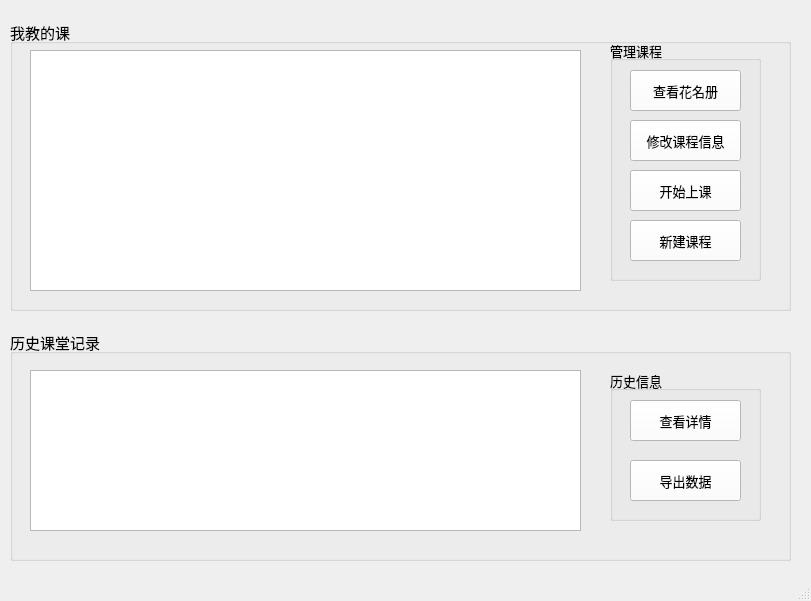
<?xml version="1.0" encoding="UTF-8"?>
<ui version="4.0">
 <class>MainWindow</class>
 <widget class="QMainWindow" name="MainWindow">
  <property name="geometry">
   <rect>
    <x>0</x>
    <y>0</y>
    <width>811</width>
    <height>601</height>
   </rect>
  </property>
  <property name="windowTitle">
   <string>MainWindow</string>
  </property>
  <widget class="QWidget" name="centralwidget">
   <widget class="QGroupBox" name="groupBox_2">
    <property name="geometry">
     <rect>
      <x>10</x>
      <y>20</y>
      <width>781</width>
      <height>291</height>
     </rect>
    </property>
    <property name="font">
     <font>
      <pointsize>11</pointsize>
     </font>
    </property>
    <property name="title">
     <string>我教的课</string>
    </property>
    <widget class="QTableView" name="classTable">
     <property name="geometry">
      <rect>
       <x>20</x>
       <y>30</y>
       <width>551</width>
       <height>241</height>
      </rect>
     </property>
    </widget>
    <widget class="QGroupBox" name="groupBox">
     <property name="geometry">
      <rect>
       <x>600</x>
       <y>20</y>
       <width>151</width>
       <height>241</height>
      </rect>
     </property>
     <property name="font">
      <font>
       <family>Arial</family>
       <pointsize>10</pointsize>
       <weight>50</weight>
       <bold>false</bold>
      </font>
     </property>
     <property name="title">
      <string>管理课程</string>
     </property>
     <widget class="QPushButton" name="namelistBtn">
      <property name="geometry">
       <rect>
        <x>20</x>
        <y>30</y>
        <width>111</width>
        <height>41</height>
       </rect>
      </property>
      <property name="styleSheet">
       <string notr="true">background-color: rgb(255, 255, 255);</string>
      </property>
      <property name="text">
       <string>查看花名册</string>
      </property>
     </widget>
     <widget class="QPushButton" name="claInfEditBtn">
      <property name="geometry">
       <rect>
        <x>20</x>
        <y>80</y>
        <width>111</width>
        <height>41</height>
       </rect>
      </property>
      <property name="styleSheet">
       <string notr="true">background-color: rgb(255, 255, 255);</string>
      </property>
      <property name="text">
       <string>修改课程信息</string>
      </property>
     </widget>
     <widget class="QPushButton" name="newRoomBtn">
      <property name="geometry">
       <rect>
        <x>20</x>
        <y>130</y>
        <width>111</width>
        <height>41</height>
       </rect>
      </property>
      <property name="font">
       <font>
        <family>Arial</family>
        <pointsize>10</pointsize>
        <weight>50</weight>
        <bold>false</bold>
       </font>
      </property>
      <property name="styleSheet">
       <string notr="true">background-color: rgb(255, 255, 255);</string>
      </property>
      <property name="text">
       <string>开始上课</string>
      </property>
     </widget>
     <widget class="QPushButton" name="new_calss_Btn">
      <property name="geometry">
       <rect>
        <x>20</x>
        <y>180</y>
        <width>111</width>
        <height>41</height>
       </rect>
      </property>
      <property name="font">
       <font>
        <family>SimSun</family>
        <pointsize>10</pointsize>
        <weight>50</weight>
        <bold>false</bold>
       </font>
      </property>
      <property name="styleSheet">
       <string notr="true">background-color: rgb(255, 255, 255);</string>
      </property>
      <property name="text">
       <string>新建课程</string>
      </property>
     </widget>
    </widget>
   </widget>
   <widget class="QGroupBox" name="groupBox_3">
    <property name="geometry">
     <rect>
      <x>10</x>
      <y>330</y>
      <width>781</width>
      <height>231</height>
     </rect>
    </property>
    <property name="font">
     <font>
      <pointsize>11</pointsize>
     </font>
    </property>
    <property name="title">
     <string>历史课堂记录</string>
    </property>
    <widget class="QTableView" name="reportsTable">
     <property name="geometry">
      <rect>
       <x>20</x>
       <y>40</y>
       <width>551</width>
       <height>161</height>
      </rect>
     </property>
    </widget>
    <widget class="QGroupBox" name="groupBox_4">
     <property name="geometry">
      <rect>
       <x>600</x>
       <y>40</y>
       <width>151</width>
       <height>151</height>
      </rect>
     </property>
     <property name="font">
      <font>
       <family>Arial</family>
       <pointsize>10</pointsize>
       <weight>50</weight>
       <bold>false</bold>
      </font>
     </property>
     <property name="title">
      <string>历史信息</string>
     </property>
     <widget class="QPushButton" name="detailBtn">
      <property name="geometry">
       <rect>
        <x>20</x>
        <y>30</y>
        <width>111</width>
        <height>41</height>
       </rect>
      </property>
      <property name="styleSheet">
       <string notr="true">background-color: rgb(255, 255, 255);</string>
      </property>
      <property name="text">
       <string>查看详情</string>
      </property>
     </widget>
     <widget class="QPushButton" name="outputBtn">
      <property name="geometry">
       <rect>
        <x>20</x>
        <y>90</y>
        <width>111</width>
        <height>41</height>
       </rect>
      </property>
      <property name="styleSheet">
       <string notr="true">background-color: rgb(255, 255, 255);</string>
      </property>
      <property name="text">
       <string>导出数据</string>
      </property>
     </widget>
    </widget>
   </widget>
  </widget>
  <widget class="QMenuBar" name="menubar">
   <property name="geometry">
    <rect>
     <x>0</x>
     <y>0</y>
     <width>811</width>
     <height>26</height>
    </rect>
   </property>
  </widget>
  <widget class="QStatusBar" name="statusbar"/>
 </widget>
 <resources/>
 <connections/>
</ui>
